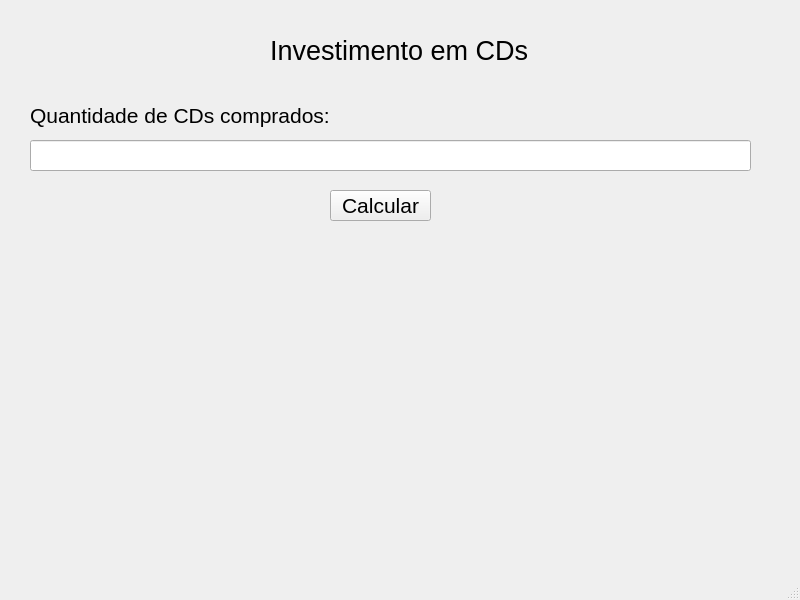
<?xml version="1.0" encoding="UTF-8"?>
<ui version="4.0">
 <class>MainWindow</class>
 <widget class="QMainWindow" name="MainWindow">
  <property name="geometry">
   <rect>
    <x>0</x>
    <y>0</y>
    <width>800</width>
    <height>600</height>
   </rect>
  </property>
  <property name="windowTitle">
   <string>MainWindow</string>
  </property>
  <widget class="QWidget" name="centralwidget">
   <widget class="QLabel" name="label">
    <property name="geometry">
     <rect>
      <x>270</x>
      <y>30</y>
      <width>261</width>
      <height>41</height>
     </rect>
    </property>
    <property name="font">
     <font>
      <pointsize>20</pointsize>
     </font>
    </property>
    <property name="text">
     <string>Investimento em CDs</string>
    </property>
   </widget>
   <widget class="QLabel" name="label_CD">
    <property name="geometry">
     <rect>
      <x>30</x>
      <y>100</y>
      <width>311</width>
      <height>31</height>
     </rect>
    </property>
    <property name="font">
     <font>
      <pointsize>16</pointsize>
     </font>
    </property>
    <property name="text">
     <string>Quantidade de CDs comprados:</string>
    </property>
   </widget>
   <widget class="QLineEdit" name="lineEdit">
    <property name="geometry">
     <rect>
      <x>30</x>
      <y>140</y>
      <width>721</width>
      <height>31</height>
     </rect>
    </property>
    <property name="font">
     <font>
      <pointsize>16</pointsize>
     </font>
    </property>
   </widget>
   <widget class="QLabel" name="label_res">
    <property name="geometry">
     <rect>
      <x>30</x>
      <y>240</y>
      <width>721</width>
      <height>291</height>
     </rect>
    </property>
    <property name="font">
     <font>
      <pointsize>16</pointsize>
     </font>
    </property>
    <property name="text">
     <string/>
    </property>
    <property name="alignment">
     <set>Qt::AlignCenter</set>
    </property>
    <property name="wordWrap">
     <bool>true</bool>
    </property>
   </widget>
   <widget class="QPushButton" name="pushButton">
    <property name="geometry">
     <rect>
      <x>330</x>
      <y>190</y>
      <width>101</width>
      <height>31</height>
     </rect>
    </property>
    <property name="font">
     <font>
      <pointsize>16</pointsize>
     </font>
    </property>
    <property name="text">
     <string>Calcular</string>
    </property>
   </widget>
  </widget>
  <widget class="QMenuBar" name="menubar">
   <property name="geometry">
    <rect>
     <x>0</x>
     <y>0</y>
     <width>800</width>
     <height>21</height>
    </rect>
   </property>
  </widget>
  <widget class="QStatusBar" name="statusbar"/>
 </widget>
 <resources/>
 <connections/>
</ui>
